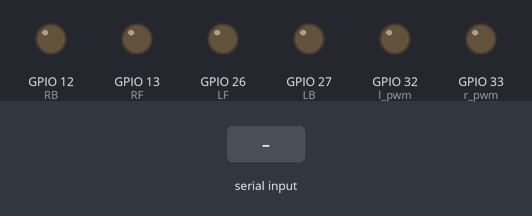
A sketch run on a simulated ESP32. Parts: output pins drawn as LEDs (lit = HIGH). The inputs (shaded band) are chosen by the test bench. Nothing arrives over Bluetooth unless stated.

Above: at 1.2 s.
1.3 s: "B" received over the second serial link
At 1.8 s:
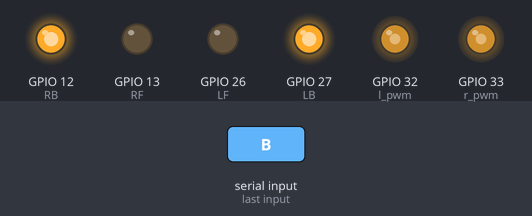
2.8 s: "S" received over the second serial link
At 4.0 s:
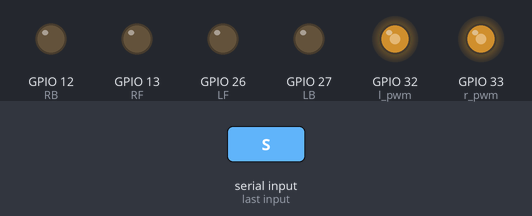
4.3 s: "F" received over the second serial link
At 5.3 s:
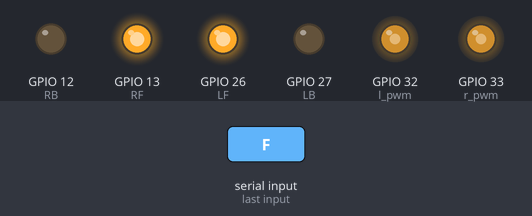
5.8 s: "H" received over the second serial link
At 6.4 s:
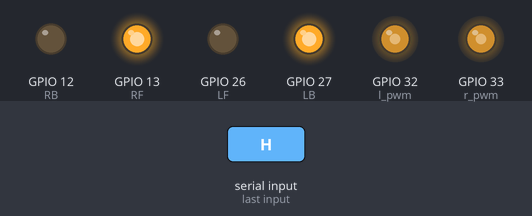
7.3 s: "L" received over the second serial link
At 7.6 s:
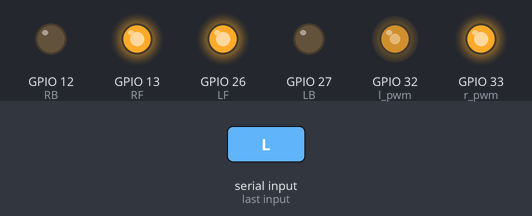
8.8 s: "J" received over the second serial link
At 9.9 s:
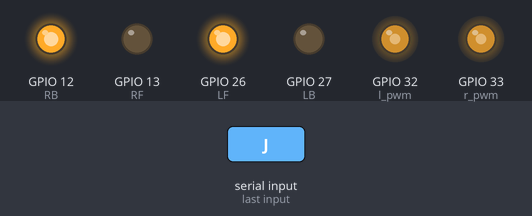
Timing chart, 0 to 11.3 s (numbered marks = the images above; inputs shaded):
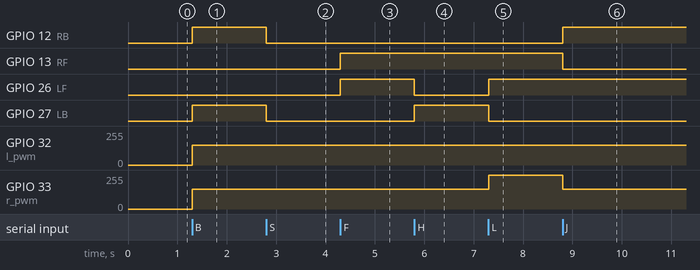

The sketch:

main.ino
```cpp
#include <BluetoothSerial.h>
BluetoothSerial ESP_BT;

#define r_pwm 33
#define l_pwm 32
#define RF 13
#define LF 26
#define RB 12
#define LB 27
int incoming;
int speed = 150;
void stopC(){
digitalWrite(RF, LOW);
digitalWrite(LB, LOW);
digitalWrite(LF, LOW);
digitalWrite(RB, LOW);
}
void setup(){
Serial.begin(9600);
ESP_BT.begin("roboS");
pinMode(RF, OUTPUT);
pinMode(LF, OUTPUT);
pinMode(LB, OUTPUT);
pinMode(RB, OUTPUT);
digitalWrite(RF, LOW);
digitalWrite(LB, LOW);
digitalWrite(LF, LOW);
digitalWrite(RB, LOW);
Serial.begin(115200);
}
void loop(){
if(ESP_BT.available()){
incoming = ESP_BT.read();
if(incoming == 'S'){  // stop all
  digitalWrite(RF,LOW);
  digitalWrite(LB,LOW);
  digitalWrite(LF,LOW);
  digitalWrite(RB,LOW);
}
if(incoming == 'B'){ // back
  digitalWrite(RF,LOW);
  digitalWrite(LB,HIGH);
  digitalWrite(LF,LOW);
  digitalWrite(RB,HIGH);
  analogWrite(l_pwm,speed);
  analogWrite(r_pwm,speed);
}
if(incoming == 'F'){
  digitalWrite(RF, HIGH);
  digitalWrite(LB, LOW);
  digitalWrite(LF, HIGH);
  digitalWrite(RB, LOW);
  analogWrite(l_pwm, speed);
  analogWrite(r_pwm, speed);
}
if (incoming == 'H'){ // back left
  digitalWrite(RF, HIGH);
  digitalWrite(LB, HIGH);
  digitalWrite(LF, LOW);
  digitalWrite(RB, LOW);
  analogWrite(l_pwm, speed);
  analogWrite(r_pwm, speed);
}
if(incoming == 'L'){ // left
  digitalWrite(RF, HIGH);
  digitalWrite(LB, LOW);
  digitalWrite(LF, HIGH);
  digitalWrite(RB, LOW);
  analogWrite(l_pwm, 150);
  analogWrite(r_pwm, 255);
}
if(incoming == 'G'){  //forward left
  digitalWrite(RF,HIGH);
  digitalWrite(LB,LOW);
  digitalWrite(LF,HIGH);
  digitalWrite(RB,LOW);
  analogWrite(l_pwm,150);
  analogWrite(r_pwm,255);
}
if(incoming == 'J'){ //backright
  digitalWrite(RF,LOW);
  digitalWrite(LB,LOW);
  digitalWrite(LF,HIGH);
  digitalWrite(RB,HIGH);
  analogWrite(l_pwm,speed);
  analogWrite(r_pwm,speed);
}
if(incoming == 'R'){ // right
  digitalWrite(RF,HIGH);
  digitalWrite(LB,LOW);
  digitalWrite(LF,HIGH);
  digitalWrite(RB,LOW);
  analogWrite(l_pwm,255);
  analogWrite(r_pwm,150);
}
if (incoming == 'I'){ // forward right
  digitalWrite(RF,HIGH);
  digitalWrite(LB,LOW);
  digitalWrite(LF,HIGH);
  digitalWrite(RB,LOW);
  analogWrite(l_pwm,255);
  analogWrite(r_pwm,190);
}
if(incoming == '1'){
  speed=150;
}
if(incoming == '2'){
  speed=160;
}
if(incoming == '3'){
  speed=170;
}
if(incoming == '4'){
  speed=180;
}
if(incoming == '5'){
  speed=190;
}
if(incoming == '6'){
  speed=200;
}
if(incoming == '7'){
  speed=210;
}
if(incoming == '8'){
  speed=220;
}
if(incoming == '9'){
  speed=235;
}
if(incoming == 'q'){
  speed=255;
}
}
fflush(stdin);
}
```

Measured:
- after the input at 1.3 s, GPIO 12 (RB), GPIO 27 (LB): LOW → HIGH at once; GPIO 32 (l_pwm), GPIO 33 (r_pwm): 0/255 → 150/255 at once
- after the input at 2.8 s, GPIO 12 (RB), GPIO 27 (LB): HIGH → LOW at once
- after the input at 4.3 s, GPIO 13 (RF), GPIO 26 (LF): LOW → HIGH at once
- after the input at 5.8 s, GPIO 26 (LF): HIGH → LOW at once; GPIO 27 (LB): LOW → HIGH at once
- after the input at 7.3 s, GPIO 26 (LF): LOW → HIGH at once; GPIO 27 (LB): HIGH → LOW at once; GPIO 33 (r_pwm): 150/255 → 255/255 at once
- after the input at 8.8 s, GPIO 12 (RB): LOW → HIGH at once; GPIO 13 (RF): HIGH → LOW at once; GPIO 33 (r_pwm): 255/255 → 150/255 at once
